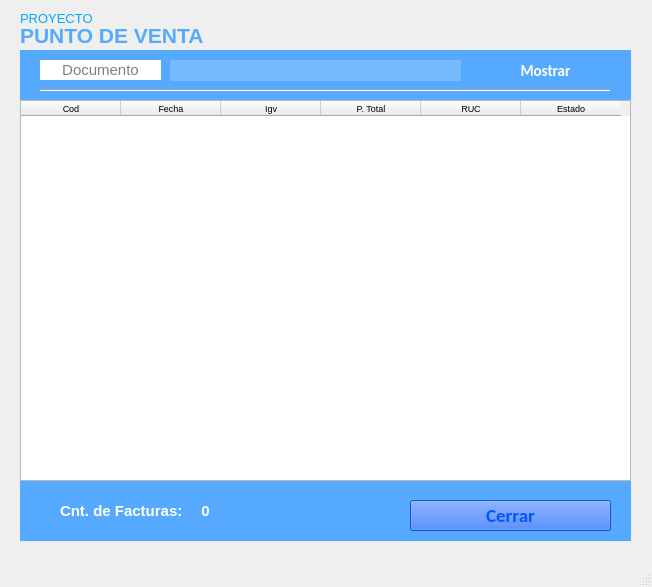
<?xml version="1.0" encoding="UTF-8"?>
<ui version="4.0">
 <class>ventana_principal</class>
 <widget class="QMainWindow" name="ventana_principal">
  <property name="geometry">
   <rect>
    <x>0</x>
    <y>0</y>
    <width>652</width>
    <height>587</height>
   </rect>
  </property>
  <property name="windowTitle">
   <string>Ventas</string>
  </property>
  <property name="autoFillBackground">
   <bool>false</bool>
  </property>
  <property name="styleSheet">
   <string notr="true"/>
  </property>
  <widget class="QWidget" name="centralwidget">
   <widget class="QLabel" name="label">
    <property name="geometry">
     <rect>
      <x>20</x>
      <y>10</y>
      <width>141</width>
      <height>16</height>
     </rect>
    </property>
    <property name="palette">
     <palette>
      <active>
       <colorrole role="WindowText">
        <brush brushstyle="SolidPattern">
         <color alpha="255">
          <red>0</red>
          <green>170</green>
          <blue>255</blue>
         </color>
        </brush>
       </colorrole>
       <colorrole role="Button">
        <brush brushstyle="SolidPattern">
         <color alpha="0">
          <red>0</red>
          <green>85</green>
          <blue>0</blue>
         </color>
        </brush>
       </colorrole>
       <colorrole role="Text">
        <brush brushstyle="SolidPattern">
         <color alpha="255">
          <red>0</red>
          <green>0</green>
          <blue>0</blue>
         </color>
        </brush>
       </colorrole>
       <colorrole role="Base">
        <brush brushstyle="SolidPattern">
         <color alpha="0">
          <red>0</red>
          <green>85</green>
          <blue>0</blue>
         </color>
        </brush>
       </colorrole>
       <colorrole role="Window">
        <brush brushstyle="SolidPattern">
         <color alpha="0">
          <red>0</red>
          <green>85</green>
          <blue>0</blue>
         </color>
        </brush>
       </colorrole>
      </active>
      <inactive>
       <colorrole role="WindowText">
        <brush brushstyle="SolidPattern">
         <color alpha="255">
          <red>0</red>
          <green>170</green>
          <blue>255</blue>
         </color>
        </brush>
       </colorrole>
       <colorrole role="Button">
        <brush brushstyle="SolidPattern">
         <color alpha="0">
          <red>0</red>
          <green>85</green>
          <blue>0</blue>
         </color>
        </brush>
       </colorrole>
       <colorrole role="Text">
        <brush brushstyle="SolidPattern">
         <color alpha="255">
          <red>0</red>
          <green>0</green>
          <blue>0</blue>
         </color>
        </brush>
       </colorrole>
       <colorrole role="Base">
        <brush brushstyle="SolidPattern">
         <color alpha="0">
          <red>0</red>
          <green>85</green>
          <blue>0</blue>
         </color>
        </brush>
       </colorrole>
       <colorrole role="Window">
        <brush brushstyle="SolidPattern">
         <color alpha="0">
          <red>0</red>
          <green>85</green>
          <blue>0</blue>
         </color>
        </brush>
       </colorrole>
      </inactive>
      <disabled>
       <colorrole role="WindowText">
        <brush brushstyle="SolidPattern">
         <color alpha="255">
          <red>120</red>
          <green>120</green>
          <blue>120</blue>
         </color>
        </brush>
       </colorrole>
       <colorrole role="Button">
        <brush brushstyle="SolidPattern">
         <color alpha="0">
          <red>0</red>
          <green>85</green>
          <blue>0</blue>
         </color>
        </brush>
       </colorrole>
       <colorrole role="Text">
        <brush brushstyle="SolidPattern">
         <color alpha="255">
          <red>120</red>
          <green>120</green>
          <blue>120</blue>
         </color>
        </brush>
       </colorrole>
       <colorrole role="Base">
        <brush brushstyle="SolidPattern">
         <color alpha="0">
          <red>0</red>
          <green>85</green>
          <blue>0</blue>
         </color>
        </brush>
       </colorrole>
       <colorrole role="Window">
        <brush brushstyle="SolidPattern">
         <color alpha="0">
          <red>0</red>
          <green>85</green>
          <blue>0</blue>
         </color>
        </brush>
       </colorrole>
      </disabled>
     </palette>
    </property>
    <property name="font">
     <font>
      <pointsize>10</pointsize>
      <weight>50</weight>
      <bold>false</bold>
     </font>
    </property>
    <property name="autoFillBackground">
     <bool>false</bool>
    </property>
    <property name="styleSheet">
     <string notr="true"/>
    </property>
    <property name="text">
     <string>PROYECTO</string>
    </property>
    <property name="alignment">
     <set>Qt::AlignLeading|Qt::AlignLeft|Qt::AlignVCenter</set>
    </property>
   </widget>
   <widget class="QLabel" name="label_2">
    <property name="geometry">
     <rect>
      <x>20</x>
      <y>20</y>
      <width>271</width>
      <height>31</height>
     </rect>
    </property>
    <property name="palette">
     <palette>
      <active>
       <colorrole role="WindowText">
        <brush brushstyle="SolidPattern">
         <color alpha="255">
          <red>85</red>
          <green>170</green>
          <blue>255</blue>
         </color>
        </brush>
       </colorrole>
       <colorrole role="Button">
        <brush brushstyle="SolidPattern">
         <color alpha="0">
          <red>0</red>
          <green>85</green>
          <blue>0</blue>
         </color>
        </brush>
       </colorrole>
       <colorrole role="Base">
        <brush brushstyle="SolidPattern">
         <color alpha="0">
          <red>0</red>
          <green>85</green>
          <blue>0</blue>
         </color>
        </brush>
       </colorrole>
       <colorrole role="Window">
        <brush brushstyle="SolidPattern">
         <color alpha="0">
          <red>0</red>
          <green>85</green>
          <blue>0</blue>
         </color>
        </brush>
       </colorrole>
      </active>
      <inactive>
       <colorrole role="WindowText">
        <brush brushstyle="SolidPattern">
         <color alpha="255">
          <red>85</red>
          <green>170</green>
          <blue>255</blue>
         </color>
        </brush>
       </colorrole>
       <colorrole role="Button">
        <brush brushstyle="SolidPattern">
         <color alpha="0">
          <red>0</red>
          <green>85</green>
          <blue>0</blue>
         </color>
        </brush>
       </colorrole>
       <colorrole role="Base">
        <brush brushstyle="SolidPattern">
         <color alpha="0">
          <red>0</red>
          <green>85</green>
          <blue>0</blue>
         </color>
        </brush>
       </colorrole>
       <colorrole role="Window">
        <brush brushstyle="SolidPattern">
         <color alpha="0">
          <red>0</red>
          <green>85</green>
          <blue>0</blue>
         </color>
        </brush>
       </colorrole>
      </inactive>
      <disabled>
       <colorrole role="WindowText">
        <brush brushstyle="SolidPattern">
         <color alpha="255">
          <red>120</red>
          <green>120</green>
          <blue>120</blue>
         </color>
        </brush>
       </colorrole>
       <colorrole role="Button">
        <brush brushstyle="SolidPattern">
         <color alpha="0">
          <red>0</red>
          <green>85</green>
          <blue>0</blue>
         </color>
        </brush>
       </colorrole>
       <colorrole role="Base">
        <brush brushstyle="SolidPattern">
         <color alpha="0">
          <red>0</red>
          <green>85</green>
          <blue>0</blue>
         </color>
        </brush>
       </colorrole>
       <colorrole role="Window">
        <brush brushstyle="SolidPattern">
         <color alpha="0">
          <red>0</red>
          <green>85</green>
          <blue>0</blue>
         </color>
        </brush>
       </colorrole>
      </disabled>
     </palette>
    </property>
    <property name="font">
     <font>
      <family>Arial</family>
      <pointsize>16</pointsize>
      <weight>75</weight>
      <bold>true</bold>
     </font>
    </property>
    <property name="autoFillBackground">
     <bool>false</bool>
    </property>
    <property name="styleSheet">
     <string notr="true">background-color: rgba(0, 85, 0, 0);</string>
    </property>
    <property name="text">
     <string>PUNTO DE VENTA</string>
    </property>
    <property name="alignment">
     <set>Qt::AlignLeading|Qt::AlignLeft|Qt::AlignVCenter</set>
    </property>
   </widget>
   <widget class="QLabel" name="deep">
    <property name="geometry">
     <rect>
      <x>20</x>
      <y>50</y>
      <width>611</width>
      <height>491</height>
     </rect>
    </property>
    <property name="styleSheet">
     <string notr="true">background-color: rgb(85, 170, 255);
border: 0;</string>
    </property>
    <property name="frameShape">
     <enum>QFrame::Box</enum>
    </property>
    <property name="frameShadow">
     <enum>QFrame::Raised</enum>
    </property>
    <property name="lineWidth">
     <number>2</number>
    </property>
    <property name="midLineWidth">
     <number>3</number>
    </property>
    <property name="text">
     <string/>
    </property>
   </widget>
   <widget class="QPushButton" name="btnMostrar">
    <property name="geometry">
     <rect>
      <x>480</x>
      <y>60</y>
      <width>131</width>
      <height>21</height>
     </rect>
    </property>
    <property name="palette">
     <palette>
      <active>
       <colorrole role="WindowText">
        <brush brushstyle="SolidPattern">
         <color alpha="255">
          <red>255</red>
          <green>255</green>
          <blue>255</blue>
         </color>
        </brush>
       </colorrole>
       <colorrole role="Button">
        <brush brushstyle="SolidPattern">
         <color alpha="204">
          <red>0</red>
          <green>85</green>
          <blue>255</blue>
         </color>
        </brush>
       </colorrole>
       <colorrole role="Text">
        <brush brushstyle="SolidPattern">
         <color alpha="255">
          <red>255</red>
          <green>255</green>
          <blue>255</blue>
         </color>
        </brush>
       </colorrole>
       <colorrole role="ButtonText">
        <brush brushstyle="SolidPattern">
         <color alpha="255">
          <red>255</red>
          <green>255</green>
          <blue>255</blue>
         </color>
        </brush>
       </colorrole>
       <colorrole role="Base">
        <brush brushstyle="SolidPattern">
         <color alpha="204">
          <red>0</red>
          <green>85</green>
          <blue>255</blue>
         </color>
        </brush>
       </colorrole>
       <colorrole role="Window">
        <brush brushstyle="SolidPattern">
         <color alpha="204">
          <red>0</red>
          <green>85</green>
          <blue>255</blue>
         </color>
        </brush>
       </colorrole>
       <colorrole role="Highlight">
        <brush brushstyle="SolidPattern">
         <color alpha="255">
          <red>0</red>
          <green>255</green>
          <blue>0</blue>
         </color>
        </brush>
       </colorrole>
      </active>
      <inactive>
       <colorrole role="WindowText">
        <brush brushstyle="SolidPattern">
         <color alpha="255">
          <red>255</red>
          <green>255</green>
          <blue>255</blue>
         </color>
        </brush>
       </colorrole>
       <colorrole role="Button">
        <brush brushstyle="SolidPattern">
         <color alpha="204">
          <red>0</red>
          <green>85</green>
          <blue>255</blue>
         </color>
        </brush>
       </colorrole>
       <colorrole role="Text">
        <brush brushstyle="SolidPattern">
         <color alpha="255">
          <red>255</red>
          <green>255</green>
          <blue>255</blue>
         </color>
        </brush>
       </colorrole>
       <colorrole role="ButtonText">
        <brush brushstyle="SolidPattern">
         <color alpha="255">
          <red>255</red>
          <green>255</green>
          <blue>255</blue>
         </color>
        </brush>
       </colorrole>
       <colorrole role="Base">
        <brush brushstyle="SolidPattern">
         <color alpha="204">
          <red>0</red>
          <green>85</green>
          <blue>255</blue>
         </color>
        </brush>
       </colorrole>
       <colorrole role="Window">
        <brush brushstyle="SolidPattern">
         <color alpha="204">
          <red>0</red>
          <green>85</green>
          <blue>255</blue>
         </color>
        </brush>
       </colorrole>
       <colorrole role="Highlight">
        <brush brushstyle="SolidPattern">
         <color alpha="255">
          <red>0</red>
          <green>255</green>
          <blue>0</blue>
         </color>
        </brush>
       </colorrole>
      </inactive>
      <disabled>
       <colorrole role="WindowText">
        <brush brushstyle="SolidPattern">
         <color alpha="255">
          <red>255</red>
          <green>255</green>
          <blue>255</blue>
         </color>
        </brush>
       </colorrole>
       <colorrole role="Button">
        <brush brushstyle="SolidPattern">
         <color alpha="204">
          <red>0</red>
          <green>85</green>
          <blue>255</blue>
         </color>
        </brush>
       </colorrole>
       <colorrole role="Text">
        <brush brushstyle="SolidPattern">
         <color alpha="255">
          <red>255</red>
          <green>255</green>
          <blue>255</blue>
         </color>
        </brush>
       </colorrole>
       <colorrole role="ButtonText">
        <brush brushstyle="SolidPattern">
         <color alpha="255">
          <red>255</red>
          <green>255</green>
          <blue>255</blue>
         </color>
        </brush>
       </colorrole>
       <colorrole role="Base">
        <brush brushstyle="SolidPattern">
         <color alpha="204">
          <red>0</red>
          <green>85</green>
          <blue>255</blue>
         </color>
        </brush>
       </colorrole>
       <colorrole role="Window">
        <brush brushstyle="SolidPattern">
         <color alpha="204">
          <red>0</red>
          <green>85</green>
          <blue>255</blue>
         </color>
        </brush>
       </colorrole>
       <colorrole role="Highlight">
        <brush brushstyle="SolidPattern">
         <color alpha="255">
          <red>0</red>
          <green>120</green>
          <blue>215</blue>
         </color>
        </brush>
       </colorrole>
      </disabled>
     </palette>
    </property>
    <property name="font">
     <font>
      <family>Calibri</family>
      <pointsize>11</pointsize>
      <weight>75</weight>
      <bold>true</bold>
     </font>
    </property>
    <property name="cursor">
     <cursorShape>PointingHandCursor</cursorShape>
    </property>
    <property name="styleSheet">
     <string notr="true">QPushButton:hover
{
  border: 0px solid red;
  color: white;
  background-color:  rgb(0, 85, 255);
}
QPushButton
{
	background-color: rgba(0,85, 255, .8);
 color:white;
border: 0px solid rgb(0, 85, 255);
}
</string>
    </property>
    <property name="text">
     <string>Mostrar</string>
    </property>
   </widget>
   <widget class="QPushButton" name="btnCerrar">
    <property name="geometry">
     <rect>
      <x>410</x>
      <y>500</y>
      <width>201</width>
      <height>31</height>
     </rect>
    </property>
    <property name="palette">
     <palette>
      <active>
       <colorrole role="WindowText">
        <brush brushstyle="SolidPattern">
         <color alpha="255">
          <red>0</red>
          <green>85</green>
          <blue>255</blue>
         </color>
        </brush>
       </colorrole>
       <colorrole role="Button">
        <brush brushstyle="SolidPattern">
         <color alpha="204">
          <red>0</red>
          <green>85</green>
          <blue>255</blue>
         </color>
        </brush>
       </colorrole>
       <colorrole role="Text">
        <brush brushstyle="SolidPattern">
         <color alpha="255">
          <red>0</red>
          <green>85</green>
          <blue>255</blue>
         </color>
        </brush>
       </colorrole>
       <colorrole role="ButtonText">
        <brush brushstyle="SolidPattern">
         <color alpha="255">
          <red>0</red>
          <green>85</green>
          <blue>255</blue>
         </color>
        </brush>
       </colorrole>
       <colorrole role="Base">
        <brush brushstyle="SolidPattern">
         <color alpha="204">
          <red>0</red>
          <green>85</green>
          <blue>255</blue>
         </color>
        </brush>
       </colorrole>
       <colorrole role="Window">
        <brush brushstyle="SolidPattern">
         <color alpha="204">
          <red>0</red>
          <green>85</green>
          <blue>255</blue>
         </color>
        </brush>
       </colorrole>
       <colorrole role="Highlight">
        <brush brushstyle="SolidPattern">
         <color alpha="255">
          <red>0</red>
          <green>255</green>
          <blue>0</blue>
         </color>
        </brush>
       </colorrole>
      </active>
      <inactive>
       <colorrole role="WindowText">
        <brush brushstyle="SolidPattern">
         <color alpha="255">
          <red>0</red>
          <green>85</green>
          <blue>255</blue>
         </color>
        </brush>
       </colorrole>
       <colorrole role="Button">
        <brush brushstyle="SolidPattern">
         <color alpha="204">
          <red>0</red>
          <green>85</green>
          <blue>255</blue>
         </color>
        </brush>
       </colorrole>
       <colorrole role="Text">
        <brush brushstyle="SolidPattern">
         <color alpha="255">
          <red>0</red>
          <green>85</green>
          <blue>255</blue>
         </color>
        </brush>
       </colorrole>
       <colorrole role="ButtonText">
        <brush brushstyle="SolidPattern">
         <color alpha="255">
          <red>0</red>
          <green>85</green>
          <blue>255</blue>
         </color>
        </brush>
       </colorrole>
       <colorrole role="Base">
        <brush brushstyle="SolidPattern">
         <color alpha="204">
          <red>0</red>
          <green>85</green>
          <blue>255</blue>
         </color>
        </brush>
       </colorrole>
       <colorrole role="Window">
        <brush brushstyle="SolidPattern">
         <color alpha="204">
          <red>0</red>
          <green>85</green>
          <blue>255</blue>
         </color>
        </brush>
       </colorrole>
       <colorrole role="Highlight">
        <brush brushstyle="SolidPattern">
         <color alpha="255">
          <red>0</red>
          <green>255</green>
          <blue>0</blue>
         </color>
        </brush>
       </colorrole>
      </inactive>
      <disabled>
       <colorrole role="WindowText">
        <brush brushstyle="SolidPattern">
         <color alpha="255">
          <red>0</red>
          <green>85</green>
          <blue>255</blue>
         </color>
        </brush>
       </colorrole>
       <colorrole role="Button">
        <brush brushstyle="SolidPattern">
         <color alpha="204">
          <red>0</red>
          <green>85</green>
          <blue>255</blue>
         </color>
        </brush>
       </colorrole>
       <colorrole role="Text">
        <brush brushstyle="SolidPattern">
         <color alpha="255">
          <red>0</red>
          <green>85</green>
          <blue>255</blue>
         </color>
        </brush>
       </colorrole>
       <colorrole role="ButtonText">
        <brush brushstyle="SolidPattern">
         <color alpha="255">
          <red>0</red>
          <green>85</green>
          <blue>255</blue>
         </color>
        </brush>
       </colorrole>
       <colorrole role="Base">
        <brush brushstyle="SolidPattern">
         <color alpha="204">
          <red>0</red>
          <green>85</green>
          <blue>255</blue>
         </color>
        </brush>
       </colorrole>
       <colorrole role="Window">
        <brush brushstyle="SolidPattern">
         <color alpha="204">
          <red>0</red>
          <green>85</green>
          <blue>255</blue>
         </color>
        </brush>
       </colorrole>
       <colorrole role="Highlight">
        <brush brushstyle="SolidPattern">
         <color alpha="255">
          <red>0</red>
          <green>120</green>
          <blue>215</blue>
         </color>
        </brush>
       </colorrole>
      </disabled>
     </palette>
    </property>
    <property name="font">
     <font>
      <family>Calibri</family>
      <pointsize>14</pointsize>
      <weight>75</weight>
      <bold>true</bold>
     </font>
    </property>
    <property name="cursor">
     <cursorShape>PointingHandCursor</cursorShape>
    </property>
    <property name="styleSheet">
     <string notr="true">
color: rgb(0, 85, 255);</string>
    </property>
    <property name="text">
     <string>Cerrar</string>
    </property>
   </widget>
   <widget class="QLineEdit" name="txtCodigoCliente">
    <property name="enabled">
     <bool>true</bool>
    </property>
    <property name="geometry">
     <rect>
      <x>40</x>
      <y>60</y>
      <width>121</width>
      <height>20</height>
     </rect>
    </property>
    <property name="font">
     <font>
      <pointsize>11</pointsize>
     </font>
    </property>
    <property name="inputMask">
     <string/>
    </property>
    <property name="text">
     <string/>
    </property>
    <property name="maxLength">
     <number>32767</number>
    </property>
    <property name="frame">
     <bool>false</bool>
    </property>
    <property name="alignment">
     <set>Qt::AlignCenter</set>
    </property>
    <property name="placeholderText">
     <string>Documento</string>
    </property>
   </widget>
   <widget class="Line" name="line">
    <property name="geometry">
     <rect>
      <x>40</x>
      <y>80</y>
      <width>571</width>
      <height>20</height>
     </rect>
    </property>
    <property name="orientation">
     <enum>Qt::Horizontal</enum>
    </property>
   </widget>
   <widget class="QTableWidget" name="tblFactura">
    <property name="geometry">
     <rect>
      <x>20</x>
      <y>100</y>
      <width>611</width>
      <height>381</height>
     </rect>
    </property>
    <property name="font">
     <font>
      <pointsize>7</pointsize>
     </font>
    </property>
    <column>
     <property name="text">
      <string>Cod</string>
     </property>
    </column>
    <column>
     <property name="text">
      <string>Fecha</string>
     </property>
    </column>
    <column>
     <property name="text">
      <string>Igv</string>
     </property>
    </column>
    <column>
     <property name="text">
      <string>P. Total</string>
     </property>
    </column>
    <column>
     <property name="text">
      <string>RUC</string>
     </property>
    </column>
    <column>
     <property name="text">
      <string>Estado</string>
     </property>
    </column>
   </widget>
   <widget class="QLabel" name="txtNombres">
    <property name="geometry">
     <rect>
      <x>170</x>
      <y>60</y>
      <width>291</width>
      <height>21</height>
     </rect>
    </property>
    <property name="palette">
     <palette>
      <active>
       <colorrole role="WindowText">
        <brush brushstyle="SolidPattern">
         <color alpha="255">
          <red>255</red>
          <green>255</green>
          <blue>255</blue>
         </color>
        </brush>
       </colorrole>
       <colorrole role="Button">
        <brush brushstyle="SolidPattern">
         <color alpha="50">
          <red>255</red>
          <green>255</green>
          <blue>255</blue>
         </color>
        </brush>
       </colorrole>
       <colorrole role="Text">
        <brush brushstyle="SolidPattern">
         <color alpha="255">
          <red>255</red>
          <green>255</green>
          <blue>255</blue>
         </color>
        </brush>
       </colorrole>
       <colorrole role="Base">
        <brush brushstyle="SolidPattern">
         <color alpha="50">
          <red>255</red>
          <green>255</green>
          <blue>255</blue>
         </color>
        </brush>
       </colorrole>
       <colorrole role="Window">
        <brush brushstyle="SolidPattern">
         <color alpha="50">
          <red>255</red>
          <green>255</green>
          <blue>255</blue>
         </color>
        </brush>
       </colorrole>
      </active>
      <inactive>
       <colorrole role="WindowText">
        <brush brushstyle="SolidPattern">
         <color alpha="255">
          <red>255</red>
          <green>255</green>
          <blue>255</blue>
         </color>
        </brush>
       </colorrole>
       <colorrole role="Button">
        <brush brushstyle="SolidPattern">
         <color alpha="50">
          <red>255</red>
          <green>255</green>
          <blue>255</blue>
         </color>
        </brush>
       </colorrole>
       <colorrole role="Text">
        <brush brushstyle="SolidPattern">
         <color alpha="255">
          <red>255</red>
          <green>255</green>
          <blue>255</blue>
         </color>
        </brush>
       </colorrole>
       <colorrole role="Base">
        <brush brushstyle="SolidPattern">
         <color alpha="50">
          <red>255</red>
          <green>255</green>
          <blue>255</blue>
         </color>
        </brush>
       </colorrole>
       <colorrole role="Window">
        <brush brushstyle="SolidPattern">
         <color alpha="50">
          <red>255</red>
          <green>255</green>
          <blue>255</blue>
         </color>
        </brush>
       </colorrole>
      </inactive>
      <disabled>
       <colorrole role="WindowText">
        <brush brushstyle="SolidPattern">
         <color alpha="255">
          <red>120</red>
          <green>120</green>
          <blue>120</blue>
         </color>
        </brush>
       </colorrole>
       <colorrole role="Button">
        <brush brushstyle="SolidPattern">
         <color alpha="50">
          <red>255</red>
          <green>255</green>
          <blue>255</blue>
         </color>
        </brush>
       </colorrole>
       <colorrole role="Text">
        <brush brushstyle="SolidPattern">
         <color alpha="255">
          <red>120</red>
          <green>120</green>
          <blue>120</blue>
         </color>
        </brush>
       </colorrole>
       <colorrole role="Base">
        <brush brushstyle="SolidPattern">
         <color alpha="50">
          <red>255</red>
          <green>255</green>
          <blue>255</blue>
         </color>
        </brush>
       </colorrole>
       <colorrole role="Window">
        <brush brushstyle="SolidPattern">
         <color alpha="50">
          <red>255</red>
          <green>255</green>
          <blue>255</blue>
         </color>
        </brush>
       </colorrole>
      </disabled>
     </palette>
    </property>
    <property name="font">
     <font>
      <pointsize>11</pointsize>
      <weight>75</weight>
      <bold>true</bold>
     </font>
    </property>
    <property name="styleSheet">
     <string notr="true">background-color: rgba(255, 255, 255, 50);</string>
    </property>
    <property name="text">
     <string/>
    </property>
   </widget>
   <widget class="QLabel" name="label_3">
    <property name="geometry">
     <rect>
      <x>60</x>
      <y>500</y>
      <width>131</width>
      <height>21</height>
     </rect>
    </property>
    <property name="font">
     <font>
      <pointsize>11</pointsize>
      <weight>75</weight>
      <bold>true</bold>
     </font>
    </property>
    <property name="styleSheet">
     <string notr="true">color: rgb(255, 255, 255);</string>
    </property>
    <property name="text">
     <string>Cnt. de Facturas:</string>
    </property>
   </widget>
   <widget class="QLabel" name="num">
    <property name="geometry">
     <rect>
      <x>180</x>
      <y>490</y>
      <width>51</width>
      <height>41</height>
     </rect>
    </property>
    <property name="font">
     <font>
      <pointsize>11</pointsize>
      <weight>75</weight>
      <bold>true</bold>
     </font>
    </property>
    <property name="styleSheet">
     <string notr="true">color: rgb(255, 255, 255);</string>
    </property>
    <property name="text">
     <string>0</string>
    </property>
    <property name="alignment">
     <set>Qt::AlignCenter</set>
    </property>
   </widget>
   <zorder>deep</zorder>
   <zorder>label</zorder>
   <zorder>label_2</zorder>
   <zorder>btnMostrar</zorder>
   <zorder>btnCerrar</zorder>
   <zorder>txtCodigoCliente</zorder>
   <zorder>line</zorder>
   <zorder>tblFactura</zorder>
   <zorder>txtNombres</zorder>
   <zorder>label_3</zorder>
   <zorder>num</zorder>
  </widget>
  <widget class="QMenuBar" name="menubar">
   <property name="geometry">
    <rect>
     <x>0</x>
     <y>0</y>
     <width>652</width>
     <height>21</height>
    </rect>
   </property>
  </widget>
  <widget class="QStatusBar" name="statusbar"/>
 </widget>
 <resources/>
 <connections/>
</ui>
